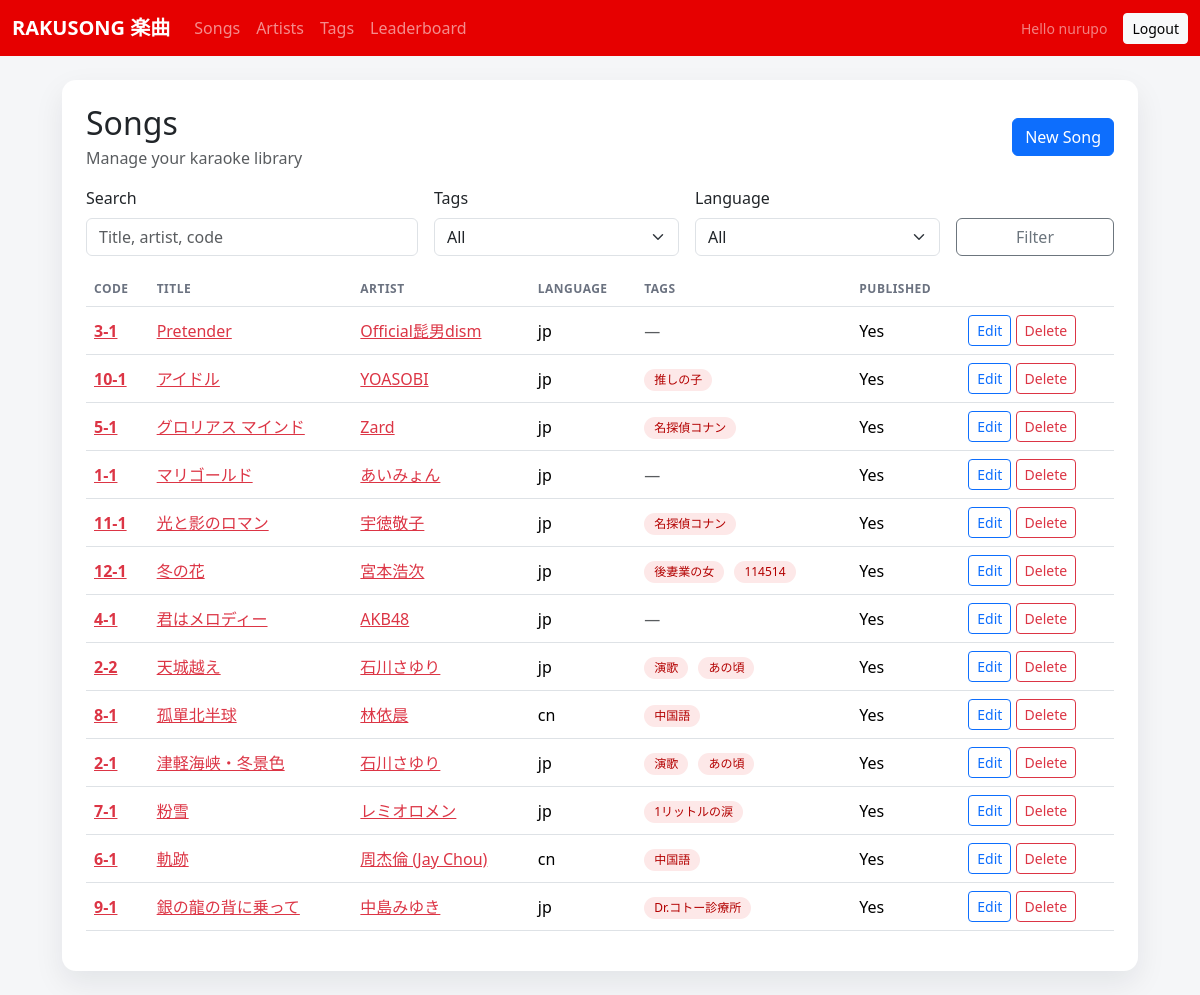
Page /ui/songs/ (signed in) on the earlier database version.
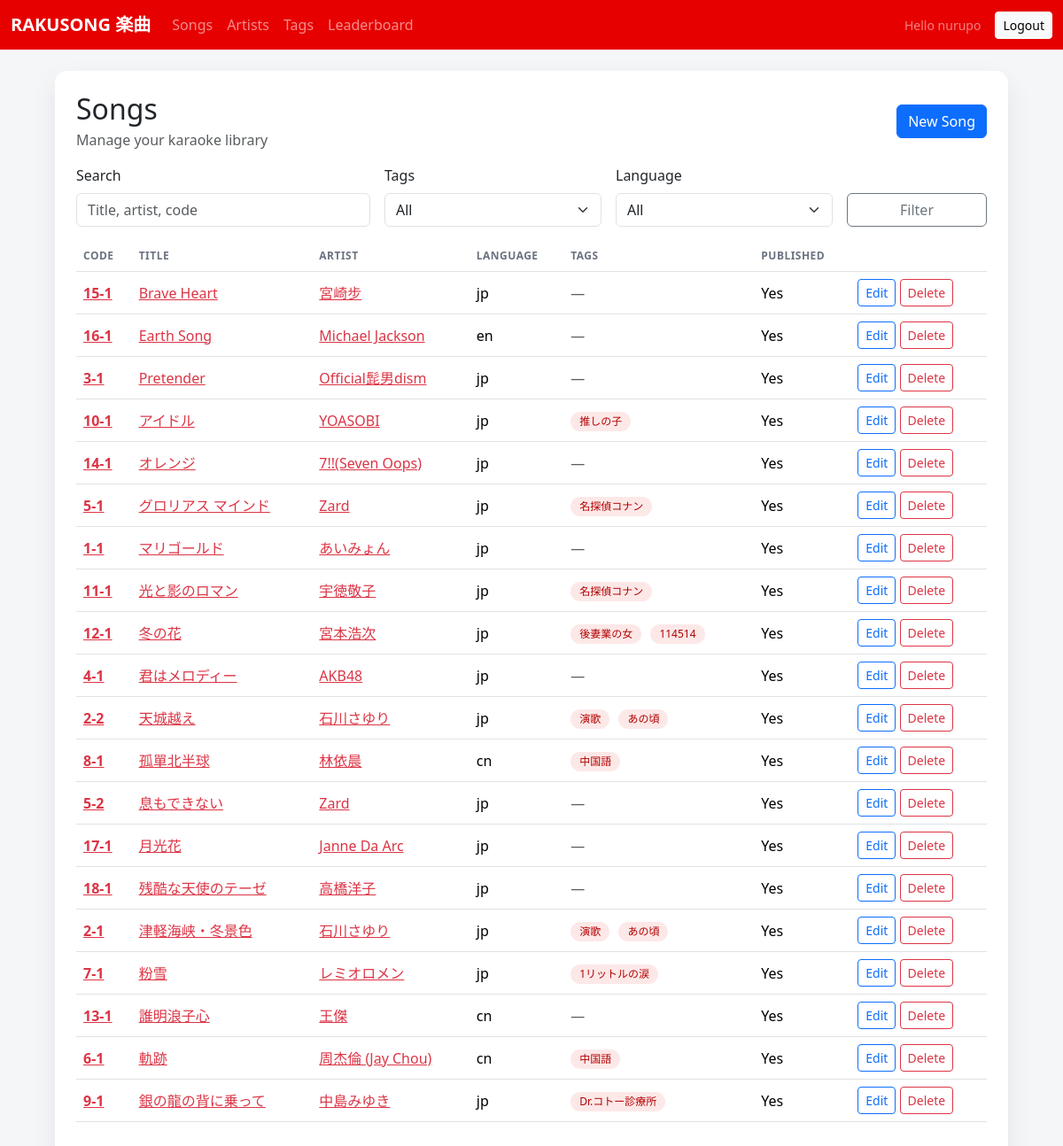
Same page on the later database version.
### songs/models.py (models this page shows, shortened)
class Song(models.Model):
    code = models.CharField(max_length=32, unique=True, blank=True)
    title = models.CharField(max_length=255)
    artist = models.CharField(max_length=255, blank=True)
    artist_no = models.PositiveIntegerField(null=True, blank=True)
    song_no = models.PositiveIntegerField(null=True, blank=True)
    language = models.CharField(max_length=32, blank=True, default='jp')
    duration_seconds = models.PositiveIntegerField(null=True, blank=True)
    bpm = models.PositiveIntegerField(null=True, blank=True)
    key = models.CharField(max_length=16, blank=True)
    tags = models.ManyToManyField(Tag, blank=True, related_name='songs')
    midi_file = models.FileField(upload_to=midi_upload_path, blank=True, null=True)
    lrc_file = models.FileField(upload_to=lrc_upload_path, blank=True, null=True)
    cover_image = models.ImageField(upload_to='songs/cover/', blank=True, null=True)
    lrc_offset = models.IntegerField(default=0)
    is_published = models.BooleanField(default=True)
    created_at = models.DateTimeField(auto_now_add=True)
    updated_at = models.DateTimeField(auto_now=True)

class Tag(models.Model):
    name = models.CharField(max_length=64, unique=True)

### songs/views_ui.py (the view)
@login_required
def song_list(request):
    q = (request.GET.get('q') or '').strip()
    tag = (request.GET.get('tag') or '').strip()
    language = (request.GET.get('language') or '').strip()
    songs = Song.objects.all().prefetch_related('tags')
    if q:
        songs = songs.filter(Q(title__icontains=q) | Q(artist__icontains=q) | Q(code__icontains=q))
    if tag:
        songs = songs.filter(tags__name__iexact=tag)
    if language:
        songs = songs.filter(language__iexact=language)
    songs = songs.order_by('title')
    tag_options = Tag.objects.order_by('name')
    language_options = Song.objects.exclude(language='').values_list('language', flat=True).distinct().order_by('language')
    return render(
        request,
        'songs/song_list.html',
        {
            'songs': songs,
            'q': q,
            'tag': tag,
            'language': language,
            'tag_options': tag_options,
            'language_options': language_options,
        },
    )

### templates/songs/song_list.html (shortened to what this page needs)
{% extends "base.html" %}
{% block content %}
  <div class="card p-4">
    <div class="d-flex flex-wrap gap-3 justify-content-between align-items-center mb-3">
      <div>
        <h2 class="mb-1">Songs</h2>
        <div class="text-muted">Manage your karaoke library</div>
      </div>
      <a class="btn btn-primary" href="{% url 'ui_song_create' %}">New Song</a>
    </div>
    <form method="get" class="row g-3 align-items-end mb-3">
      <div class="col-md-4">
        <label class="form-label">Search</label>
        <input type="text" name="q" value="{{ q }}" placeholder="Title, artist, code" class="form-control" />
      </div>
      <div class="col-md-3">
        <label class="form-label">Tags</label>
        <select name="tag" class="form-select">
          <option value="">All</option>
        </select>
      </div>
      <div class="col-md-3">
        <label class="form-label">Language</label>
        <select name="language" class="form-select">
          <option value="">All</option>
        </select>
      </div>
      <div class="col-md-2 d-grid">
        <button class="btn btn-outline-secondary" type="submit">Filter</button>
      </div>
    </form>
    <div class="table-responsive">
      <table class="table align-middle">
      <thead>
        <tr>
          <th>Code</th>
          <th>Title</th>
          <th>Artist</th>
          <th>Language</th>
          <th>Tags</th>
          <th>Published</th>
          <th></th>
        </tr>
      </thead>
      <tbody>
        {% for song in songs %}
          <tr>
            <td><a class="link-danger fw-semibold" href="{% url 'ui_song_edit' song.pk %}">{{ song.code }}</a></td>
            <td><a class="link-danger" href="{% url 'ui_song_edit' song.pk %}">{{ song.title }}</a></td>
            <td>
              {% if song.artist_no %}
                <a class="link-danger" href="{% url 'ui_artist_detail' song.artist_no %}">{{ song.artist }}</a>
              {% else %}
                {{ song.artist }}
              {% endif %}
            </td>
            <td>{{ song.language|default:"-" }}</td>
            <td>
              {% for tag in song.tags.all %}
                <span class="pill">{{ tag.name }}</span>
              {% empty %}
                <span class="text-muted">—</span>
              {% endfor %}
            </td>
            <td>{{ song.is_published|yesno:"Yes,No" }}</td>
            <td>
              <a class="btn btn-sm btn-outline-primary" href="{% url 'ui_song_edit' song.pk %}">Edit</a>
              <a class="btn btn-sm btn-outline-danger" href="{% url 'ui_song_delete' song.pk %}">Delete</a>
            </td>
          </tr>
        {% empty %}
          <tr>
            <td colspan="7" class="text-muted">No songs found.</td>
          </tr>
        {% endfor %}
      </tbody>
      </table>
    </div>
  </div>
{% endblock %}

Differences in the rows shown:
added Song: code "15-1", title "Brave Heart", artist "宮崎步", language "jp", is_published "Yes"
added Song: code "16-1", title "Earth Song", artist "Michael Jackson", language "en", is_published "Yes"
added Song: code "14-1", title "オレンジ", artist "7!!(Seven Oops)", language "jp", is_published "Yes"
added Song: code "5-2", title "息もできない", artist "Zard", language "jp", is_published "Yes"
added Song: code "17-1", title "月光花", artist "Janne Da Arc", language "jp", is_published "Yes"
added Song: code "18-1", title "残酷な天使のテーゼ", artist "高橋洋子", language "jp", is_published "Yes"
added Song: code "13-1", title "誰明浪子心", artist "王傑", language "cn", is_published "Yes"
